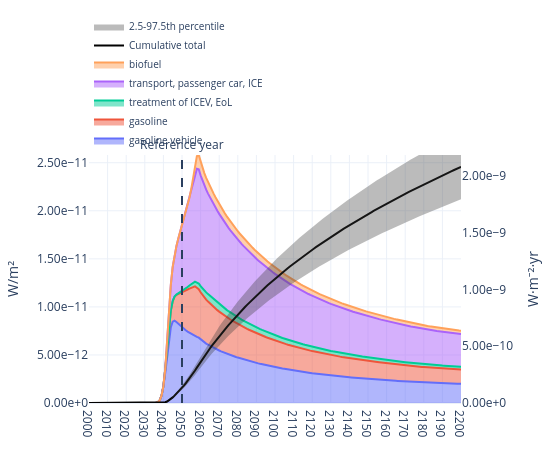

The code cell stored with this chart in its notebook:
### Markdown cell above
### Plot radiative forcing (median + quantile band)

By default, this plots the 50th quantile values from the ensemble of climate configurations.

### Code cell
fig_rf = plot_rf(
    trails,
    by='root activity', # or by "flow"
    year_range=(2000, 2200),
    year_tick=10,
    reference_year=2050,
)
fig_rf

### Figure 1 — Plotly figure (JSON) as saved in the notebook; plotly's stock layout.template omitted (floating-point values rounded to 4 significant figures; data arrays with more than 128 entries replaced by an {"elided": "..."} marker saying what was removed)
{"data": [{"hovertemplate": "<b>%{meta}</b><br>Year: %{x}<br>W/m²: %{y:.6g}<extra></extra>", "meta": "gasoline vehicle", "mode": "lines", "name": "gasoline vehicle", "showlegend": true, "stackgroup": "one", "type": "scatter", "x": {"elided": "201 int values"}, "y": {"elided": "201 float values"}}, {"hovertemplate": "<b>%{meta}</b><br>Year: %{x}<br>W/m²: %{y:.6g}<extra></extra>", "meta": "gasoline", "mode": "lines", "name": "gasoline", "showlegend": true, "stackgroup": "one", "type": "scatter", "x": {"elided": "201 int values"}, "y": {"elided": "201 float values"}}, {"hovertemplate": "<b>%{meta}</b><br>Year: %{x}<br>W/m²: %{y:.6g}<extra></extra>", "meta": "treatment of ICEV, EoL", "mode": "lines", "name": "treatment of ICEV, EoL", "showlegend": true, "stackgroup": "one", "type": "scatter", "x": {"elided": "201 int values"}, "y": {"elided": "201 float values"}}, {"hovertemplate": "<b>%{meta}</b><br>Year: %{x}<br>W/m²: %{y:.6g}<extra></extra>", "meta": "transport, passenger car, ICE", "mode": "lines", "name": "transport, passenger car, ICE", "showlegend": true, "stackgroup": "one", "type": "scatter", "x": {"elided": "201 int values"}, "y": {"elided": "201 float values"}}, {"hovertemplate": "<b>%{meta}</b><br>Year: %{x}<br>W/m²: %{y:.6g}<extra></extra>", "meta": "biofuel", "mode": "lines", "name": "biofuel", "showlegend": true, "stackgroup": "one", "type": "scatter", "x": {"elided": "201 int values"}, "y": {"elided": "201 float values"}}, {"hovertemplate": "<b>Cumulative total</b><br>Year: %{x}<br>W·m⁻²·yr: %{y:.6g}<extra></extra>", "line": {"color": "black", "width": 2}, "mode": "lines", "name": "Cumulative total", "showlegend": true, "type": "scatter", "x": {"elided": "201 int values"}, "y": {"elided": "201 float values"}, "yaxis": "y2"}, {"hoverinfo": "skip", "line": {"width": 0}, "mode": "lines", "showlegend": false, "type": "scatter", "x": {"elided": "201 int values"}, "y": {"elided": "201 float values"}, "yaxis": "y2"}, {"fill": "tonexty", "fillcolor": "rgba(60,60,60,0.35)", "line": {"width": 0}, "mode": "lines", "name": "2.5-97.5th percentile", "type": "scatter", "x": {"elided": "201 int values"}, "y": {"elided": "201 float values"}, "yaxis": "y2"}], "layout": {"annotations": [{"showarrow": false, "text": "Reference year", "x": 2050, "xanchor": "center", "xref": "x", "y": 1, "yanchor": "bottom", "yref": "y domain"}, {"showarrow": false, "text": "Radiative forcing by gas/flow", "x": 0.5, "xanchor": "center", "xref": "paper", "y": -0.2, "yanchor": "top", "yref": "paper"}], "height": 450, "hoverlabel": {"align": "left", "font": {"size": 11}}, "hovermode": "x unified", "legend": {"entrywidth": 260, "entrywidthmode": "pixels", "font": {"size": 10}, "orientation": "h", "x": 0, "xanchor": "left", "y": 1, "yanchor": "bottom"}, "margin": {"b": 40, "l": 60, "r": 60, "t": 119}, "shapes": [{"line": {"dash": "dash", "width": 2}, "type": "line", "x0": 2050, "x1": 2050, "xref": "x", "y0": 0, "y1": 1, "yref": "y domain"}], "title": {"text": "", "x": 0.5, "xanchor": "center"}, "width": 550, "xaxis": {"dtick": 10, "range": [2000, 2200], "showgrid": true, "tick0": 2000, "tickmode": "linear"}, "yaxis": {"exponentformat": "e", "range": [0, 2.581e-11], "showexponent": "all", "showgrid": true, "tickformat": ".2e", "title": {"text": "W/m²"}, "type": "linear"}, "yaxis2": {"exponentformat": "e", "overlaying": "y", "range": [0, 2.181e-09], "showexponent": "all", "showgrid": false, "side": "right", "tickformat": ".2e", "title": {"text": "W·m⁻²·yr"}}}}
